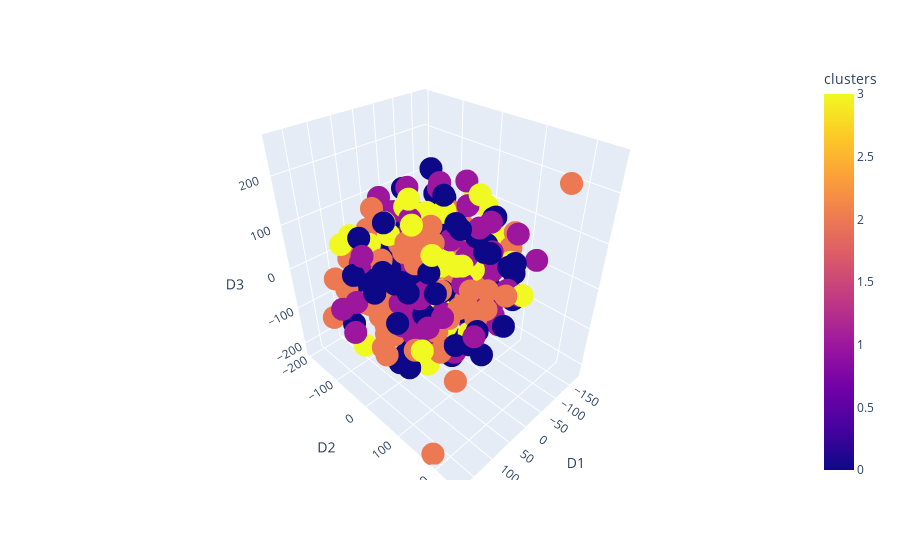

Notebook cell for this chart:
### Code cell
df = DT2
fig = px.scatter_3d(df, x='D1', y='D2', z='D3', color='clusters')
fig.show()
fig.write_html("Coin-Gecko_t-SNE.html", include_plotlyjs="cdn")

### Figure 1 — Plotly figure (JSON) as saved in the notebook; plotly's stock layout.template omitted (floating-point values rounded to 4 significant figures; data arrays with more than 128 entries replaced by an {"elided": "..."} marker saying what was removed)
{"data": [{"hovertemplate": "D1=%{x}<br>D2=%{y}<br>D3=%{z}<br>clusters=%{marker.color}<extra></extra>", "legendgroup": "", "marker": {"color": {"elided": "248 int values"}, "coloraxis": "coloraxis", "symbol": "circle"}, "mode": "markers", "name": "", "scene": "scene", "showlegend": false, "type": "scatter3d", "x": {"elided": "248 float values"}, "y": {"elided": "248 float values"}, "z": {"elided": "248 float values"}}], "layout": {"coloraxis": {"colorbar": {"title": {"text": "clusters"}}, "colorscale": [[0, "#0d0887"], [0.1111, "#46039f"], [0.2222, "#7201a8"], [0.3333, "#9c179e"], [0.4444, "#bd3786"], [0.5556, "#d8576b"], [0.6667, "#ed7953"], [0.7778, "#fb9f3a"], [0.8889, "#fdca26"], [1, "#f0f921"]]}, "legend": {"tracegroupgap": 0}, "margin": {"t": 60}, "scene": {"domain": {"x": [0, 1], "y": [0, 1]}, "xaxis": {"title": {"text": "D1"}}, "yaxis": {"title": {"text": "D2"}}, "zaxis": {"title": {"text": "D3"}}}}}
